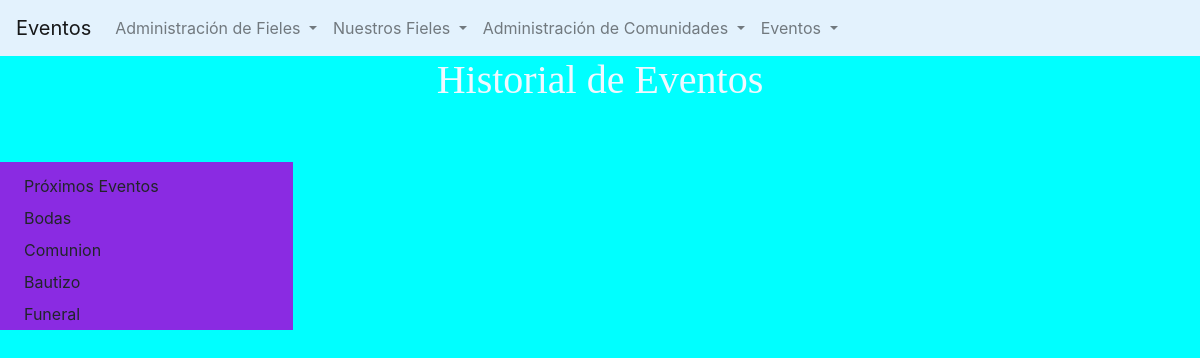
The page /lista_eventos_filtro_tipo/te/3 on the database its author committed.
### core/models.py (models this page shows, shortened)
class TipoEvento(models.Model):
    descripcion = models.CharField(max_length=30)
    class Meta:
        verbose_name = "Tipo de Evento"
        verbose_name_plural = "Tipos de Evento"

### core/views.py (the view)
# urls.py: path('lista_eventos_filtro_tipo/te/<int:tipo_evento>', views.ListadoEventosFiltroTipoEvento, name='lista_eventos_filtro_tipo'),
def ListadoEventosFiltroTipoEvento(request, tipo_evento):
    eventos = Evento.objects.filter(tipo_evento__pk=tipo_evento)
    return render(request, 'core/lista_eventos_filtro_tipo.html', {'eventos':eventos})

### core/processors.py (called while the page is built)
def VariableBase(request):
    tipos_persona = TipoPersona.objects.all()
    tipos_evento = TipoEvento.objects.all()
    comunidades = Comunidad.objects.all()
    variables = {
        'tp':tipos_persona,
        'te':tipos_evento,
        'c':comunidades,
    }
    return variables

### core/templates/core/lista_eventos_filtro_tipo.html (shortened to what this page needs)
{% extends 'core/base.html' %}
{% load static %}
{% block descripcion %}
Eventos
{% endblock descripcion %}
{% block contenido %}
<h1>Historial de Eventos</h1>
<div class="row">
    <div class="col-sm-3" style="margin-top: 50px; background-color: blueviolet;">
        {% if te %}
        <a class="dropdown-item" href="">Próximos Eventos</a>
        {% for te in te %}
        <a class="dropdown-item" href="{% url 'lista_eventos_filtro_tipo' te.id %}">{{te.descripcion}}</a>
        {% endfor%}
        {% else %}
        No hay tipos de evento
        {% endif%}
    </div>
</div>
{% endblock contenido %}

### core/static/core/css/estilo_general.css (style rules this page uses)
body { background-color: aqua; }
h1 { text-align: center; color: aliceblue; font-family: 'Times New Roman', Times, serif; size: 15px; }

### rows shown on the page
TipoEvento: descripcion "Bodas"
TipoEvento: descripcion "Comunion"
TipoEvento: descripcion "Bautizo"
TipoEvento: descripcion "Funeral"
